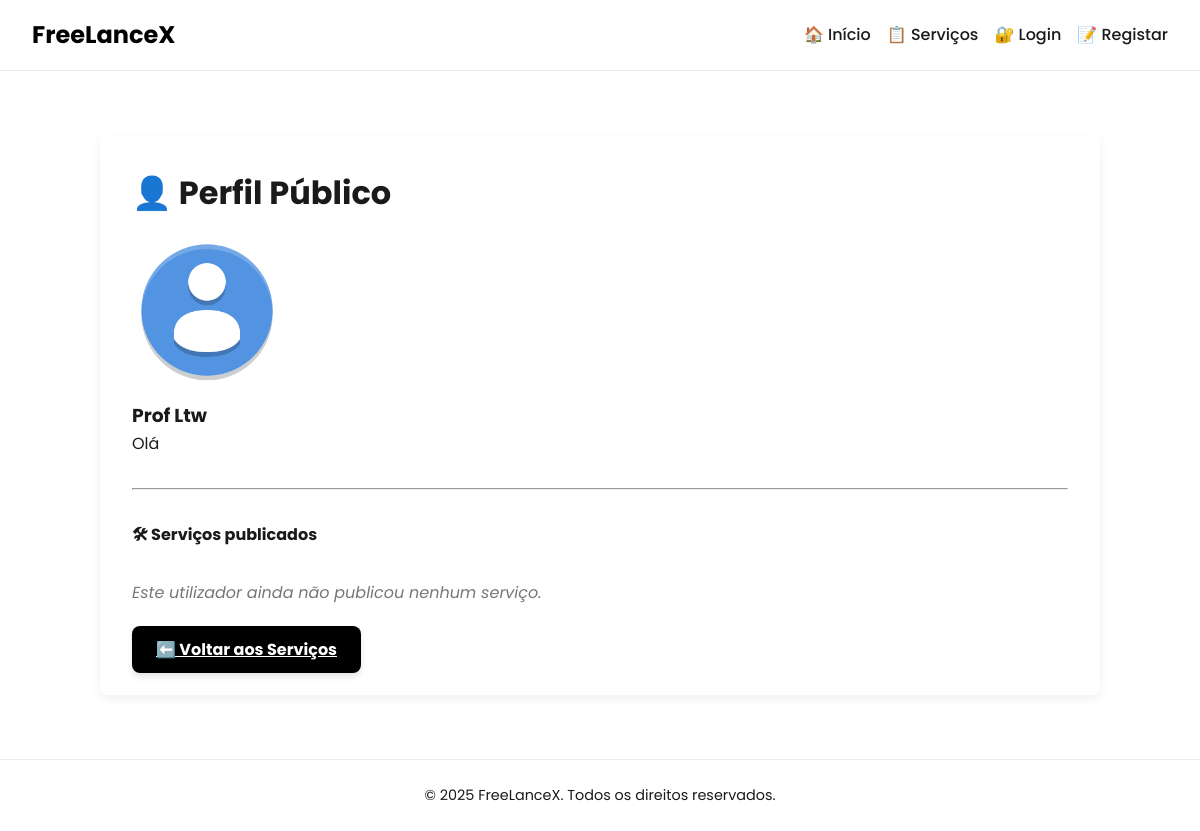
The app's page /pages/public_profile.php?id=9, older data.
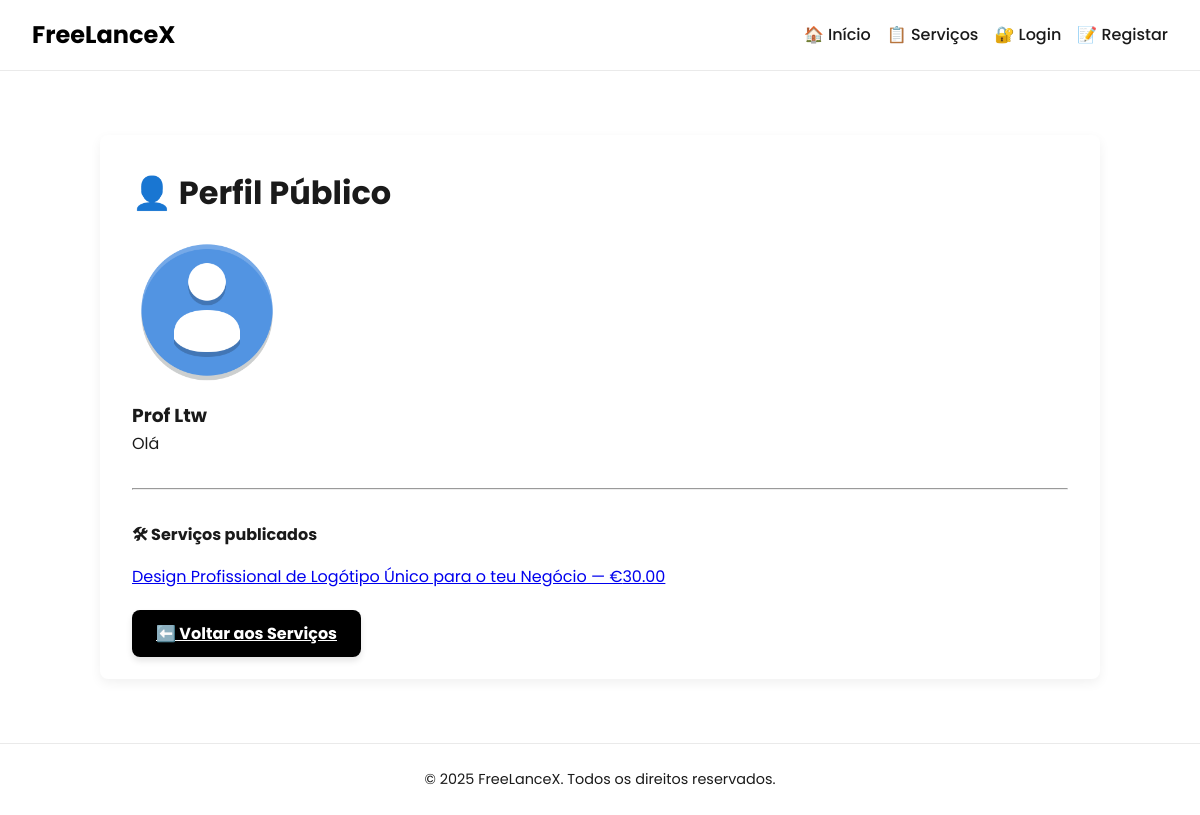
The same page, newer data.
### tables this page shows
CREATE TABLE services (
    id INTEGER PRIMARY KEY AUTOINCREMENT,
    freelancer_id INTEGER NOT NULL,
    title TEXT NOT NULL,
    description TEXT,
    price REAL NOT NULL,
    delivery_time TEXT NOT NULL,
    category TEXT, 
    media_path TEXT,
    is_promoted INTEGER DEFAULT 0, currency TEXT DEFAULT 'USD', status TEXT DEFAULT 'pendente',
    FOREIGN KEY(freelancer_id) REFERENCES users(id)
);

### pages/public_profile.php (the view, shortened to what this page needs)
<?php
require_once '../includes/db.php';
$user_id = (int) $_GET['id'];
$stmt = $db->prepare("
    SELECT u.username, p.name, p.bio, p.profile_image
    FROM users u
    LEFT JOIN profiles p ON u.id = p.user_id
    WHERE u.id = ?
");
$stmt->execute([$user_id]);
$user = $stmt->fetch(PDO::FETCH_ASSOC);
$stmt = $db->prepare("SELECT id, title, price FROM services WHERE freelancer_id = ? AND status = 'aprovado'");
$stmt->execute([$user_id]);
$services = $stmt->fetchAll(PDO::FETCH_ASSOC);
$imgPath = !empty($user['profile_image']) && file_exists('../' . $user['profile_image'])
    ? '/' . htmlspecialchars($user['profile_image'])
    : '/uploads/profiles/default_profile.png';
?>
<!DOCTYPE html>
<html lang="pt">
<?php include '../includes/head.php'; ?>
<body>
<?php include '../includes/header.php'; ?>
<main class="dashboard-container">
    <h2>👤 Perfil Público</h2>
    <img src="<?= $imgPath ?>" alt="Foto de perfil" class="profile-picture" width="150" style="border-radius: 50%; margin-bottom: 1rem;">
    <h3><?= htmlspecialchars($user['name'] ?? $user['username']) ?></h3>
    <?php if (!empty($user['bio'])): ?>
        <p style="max-width: 600px; margin-bottom: 1rem;"><?= nl2br(htmlspecialchars($user['bio'])) ?></p>
    <?php endif; ?>
    <hr style="margin: 2rem 0;">
    <h4>🛠 Serviços publicados</h4>
    <?php if (count($services) === 0): ?>
        <p class="no-services">Este utilizador ainda não publicou nenhum serviço.</p>
    <?php else: ?>
        <ul class="service-list">
            <?php foreach ($services as $s): ?>
                <li>
                    <a href="service_detail.php?id=<?= $s['id'] ?>">
                        <?= htmlspecialchars($s['title']) ?> — €<?= number_format($s['price'], 2) ?>
                    </a>
                </li>
            <?php endforeach; ?>
        </ul>
    <?php endif; ?>
    <p style="margin-top: 2rem;">
        <a href="services.php" class="primary-btn">⬅️ Voltar aos Serviços</a>
    </p>
</main>
<?php include '../includes/footer.php'; ?>
</body>
</html>

Row changes from the older to the newer data that the page shows:
now on this page (row edited): services: title "Design Profissional de Logótipo Único para o teu Negócio", price "30.00"
Text that changed along with them:
text no longer shown: "Este utilizador ainda não publicou nenhum serviço."
